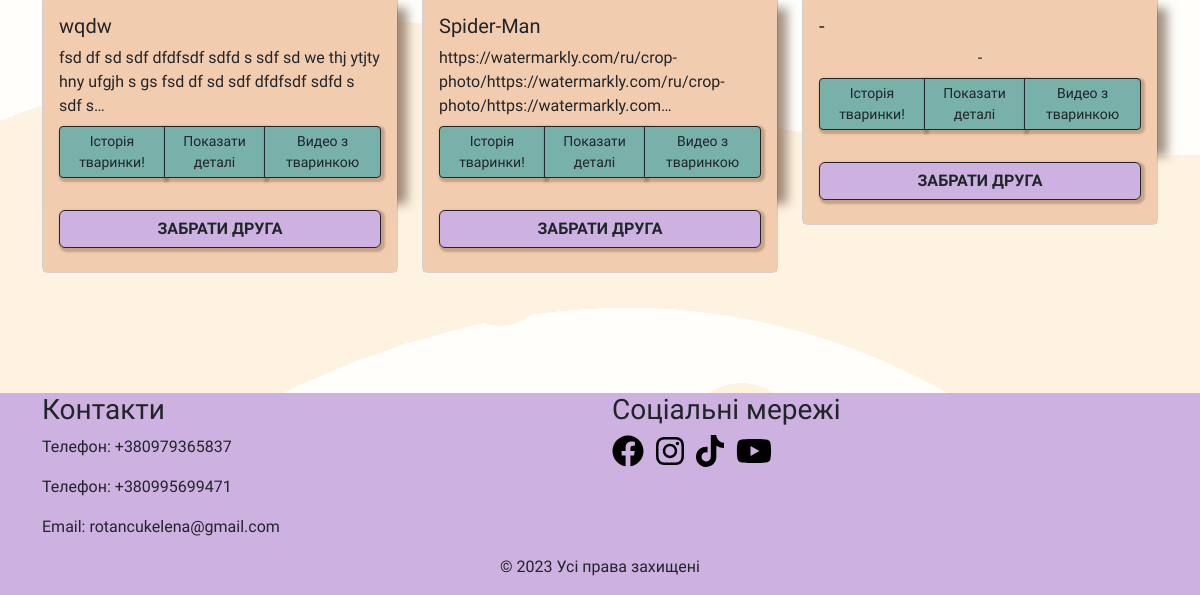
/cat/ (lower part), run on an earlier commit of the app's database.
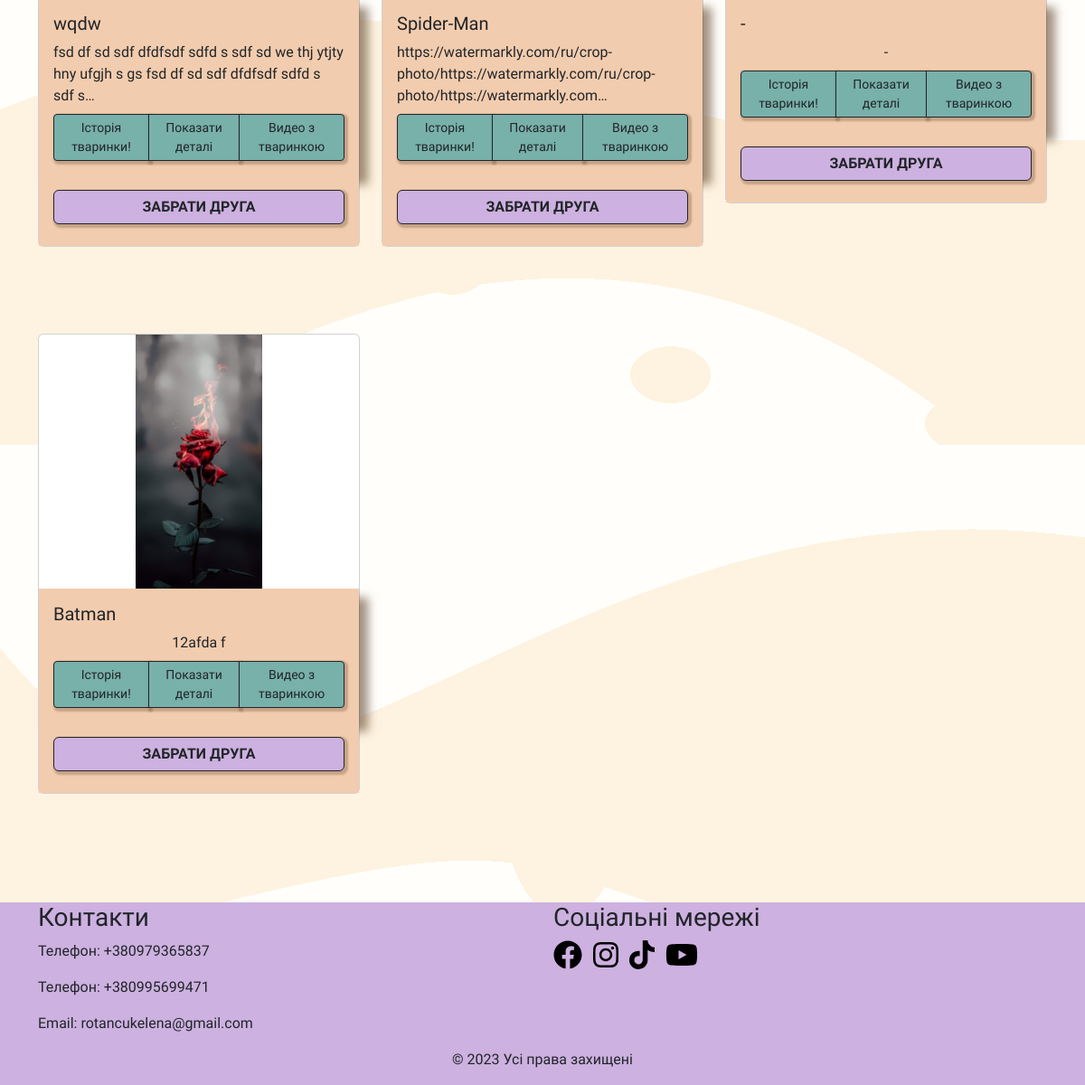
And on a later commit of the database.
### cat/models.py (models this page shows, shortened)
class Cat(models.Model):
    PET_CHOICES = [
        ('Cat', 'Cat'),
        ('Dog', 'Dog'),
        ('Yoang Cat', 'Yoang Cat'),
        ('Kitten', 'Kitten'),
    ]
    what_kind_of_pet = models.CharField(max_length=100, choices=PET_CHOICES, default='Cat')
    name = models.CharField(max_length=100)
    age = models.IntegerField()
    gender = models.CharField(max_length=20, default='men')
    sick = models.CharField(max_length=100, default=' ')
    character = models.CharField(max_length=100, default='не визначено')
    friendliness = models.CharField(max_length=100, default='не визначено')
    features = models.TextField()
    tactility = models.CharField(max_length=100, default='не визначено')
    color = models.CharField(max_length=50)
    sterilization = models.CharField(max_length=50, default='Не стерилізовані')
    vaccination = models.CharField(max_length=50, default='Не вакциновані')
    peculiarity = models.CharField(max_length=100, default='не визначено')
    photo_1 = models.ImageField(upload_to='cat_photos/', default='')
    photo_2 = models.ImageField(upload_to='cat_photos/', default='')
    photo_3 = models.ImageField(upload_to='cat_photos/', default='')
    video_link = models.URLField(max_length=200, default='')
    class Meta:
        app_label = 'cat'

### cat/views.py (the view)
# urls.py: path('', views.cat_view, name='cat_view'),
def cat_view(request):
    sort_param = request.GET.get('sort')
    if sort_param == 'Cat':
        cats = Cat.objects.filter(what_kind_of_pet='Cat').order_by('name')
    elif sort_param == 'Dog':
        cats = Cat.objects.filter(what_kind_of_pet='Dog').order_by('name')
    elif sort_param == 'Yoang Cat':
        cats = Cat.objects.filter(what_kind_of_pet='Yoang Cat').order_by('name')
    elif sort_param == 'Kitten':
        cats = Cat.objects.filter(what_kind_of_pet='Kitten').order_by('name')
    elif sort_param == 'All':
        cats = Cat.objects.filter(what_kind_of_pet__in=['Kitten', 'Yoang Cat', 'Cat']).order_by('name')
    else:
        cats = Cat.objects.all()
    return render(request, 'cat/cat.html', {'cats': cats})

### cat/templates/cat/cat.html (shortened to what this page needs)
{% extends 'index.html' %}
{% block content %}
<div class="row row-cols-1 row-cols-md-3 g-4">
    {% for cat in cats %}
    <div class="col mb-5 mt-5">
        <div class="card" style="width: 100%;">
            <div id="carousel{{ cat.id }}" class="carousel slide">
                <div class="carousel-inner">
                    <div class="carousel-item active">
                        <div class="d-flex justify-content-center align-items-center" style="height: 281px; overflow: hidden;">
                            <img src="{{ cat.photo_1.url }}" class="d-block h-100 modal-image" alt="Photo 1"
                                 style="object-fit: cover; width: auto; max-height: 100%; cursor: pointer;"
                                 data-bs-toggle="modal" data-bs-target="#photoModal{{ cat.id }}">
                        </div>
                    </div>
                </div>
                <button class="carousel-control-prev" type="button" data-bs-target="#carousel{{ cat.id }}" data-bs-slide="prev">
                    <span class="carousel-control-prev-icon" aria-hidden="true"></span>
                </button>
                <button class="carousel-control-next" type="button" data-bs-target="#carousel{{ cat.id }}" data-bs-slide="next">
                    <span class="carousel-control-next-icon" aria-hidden="true"></span>
                </button>
            </div>
             <div class="card-body" style="background-color: #f2ccae; box-shadow: 10px 10px 10px rgba(97, 70, 47, 0.6);">
                <h5 class="card-title">{{ cat.name }}</h5>
                <div id="collapseExample{{ cat.id }}" class="d-flex flex-column align-items-center">
                    <p class="card-text mb-2">{{ cat.features|truncatechars:100}}</p>
                    <div class="btn-group">
                        <a class="btn btn-outline-dark btn-sm" data-bs-toggle="collapse" href="#collapseText{{ cat.id }}" role="button"
                           aria-expanded="false" aria-controls="collapseText{{ cat.id }}"
                           style="background-color: #78b0aa; box-shadow: 2px 2px 2px 2px rgba(97, 70, 47, 0.3);"
                        >Історія тваринки!</a>
                        <a class="btn btn-outline-dark btn-sm" href="#collapseMenu{{ cat.id }}" role="button"
                           data-bs-toggle="collapse"
                           aria-expanded="false" aria-controls="collapseMenu{{ cat.id }}"
                           style="background-color: #78b0aa; box-shadow: 2px 2px 2px 2px rgba(97, 70, 47, 0.3);"
                        >Показати деталі</a>
                        <a class="btn btn-outline-dark btn-sm" href="{{ cat.video_link }}" target="_blank" rel="noopener"
                           style="background-color: #78b0aa; box-shadow: 2px 2px 2px 2px rgba(97, 70, 47, 0.3);"
                        >Видео з тваринкою</a>
                    </div>
                </div>
            </div>
            <div class="card-body d-flex justify-content-center align-items-center" style="background-color: #f2ccae;">
                <a class="btn btn-outline-dark mb-2 w-100" href="{% url 'cat:customers_form' cat_id=cat.id %}"
                   style="background-color: #cdb1e0; box-shadow: 2px 2px 2px 2px rgba(97, 70, 47, 0.3);">
                    <strong>ЗАБРАТИ ДРУГА</strong>
                </a>
            </div>
        </div>
    </div>
    {% empty %}
    <p>No cats available.</p>
    {% endfor %}
</div>
{% endblock %}

What changed in the data, as far as the page shows it:
added Cat: photo_1 (picture), name "Batman", features "12afda f"
